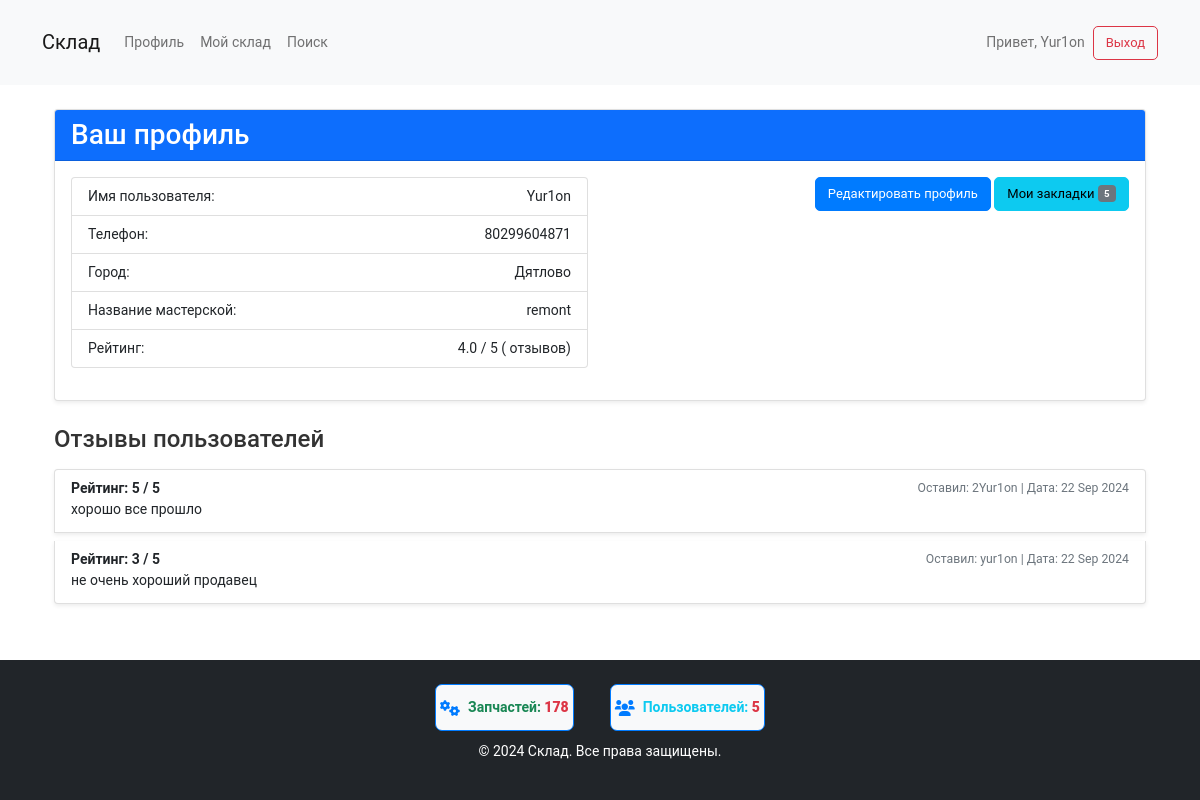
/profile/ (signed in), run on the app's committed database.
### user_profile/models.py (models this page shows, shortened)
class Profile(models.Model):
    user = models.OneToOneField(User, on_delete=models.CASCADE)
    phone = models.CharField(max_length=15)
    region = models.CharField(max_length=100, choices=BELARUS_REGIONS, blank=True, null=True)  # Область
    city = models.CharField(max_length=100, blank=True, null=True)
    workshop_name = models.CharField(max_length=100, blank=True, null=True)  # Добавляем поле мастерской
    @property
    def average_rating(self):
        reviews = self.user.received_reviews.all()
        if reviews.exists():
            return sum(review.rating for review in reviews) / reviews.count()
        return 5  # Возвращаем 5, если нет отзывов

class Review(models.Model):
    user = models.ForeignKey(User, on_delete=models.CASCADE, related_name='received_reviews')
    reviewer = models.ForeignKey(User, on_delete=models.CASCADE, related_name='given_reviews')
    rating = models.PositiveSmallIntegerField()  # Рейтинг от 1 до 5
    comment = models.TextField(null=True, blank=True)
    created_at = models.DateTimeField(auto_now_add=True)

### user_profile/views.py (the view)
# urls.py: path('profile/', views.profile, name='profile'),
@login_required
def profile(request):
    edit_mode = request.GET.get('edit') == 'true'
    reviews = Review.objects.filter(user=request.user).order_by('-created_at')
    bookmarks = request.user.bookmarks.all()
    bookmarks_count = bookmarks.count()  # Подсчитываем количество закладок
    if request.method == 'POST':
        form = ProfileForm(request.POST, instance=request.user.profile)
        if form.is_valid():
            form.save()
            return redirect('profile')
    else:
        form = ProfileForm(instance=request.user.profile)
    return render(request, 'user_profile/profile.html', {
        'form': form,
        'edit_mode': edit_mode,
        'reviews': reviews,  # Передаем отзывы в шаблон
        'bookmarks': bookmarks,  # Передаем закладки в шаблон
        'bookmarks_count': bookmarks_count  # Передаем количество закладок в шаблон
    })

### warehouse/context_processors.py (called while the page is built)
def counts(request):
    return {
        'part_count': Part.objects.count(),
        'user_count': User.objects.count(),
    }

### user_profile/templates/user_profile/profile.html (shortened to what this page needs)
{% extends 'warehouse/base.html' %}
{% block content %}
{% load static %}
{% load widget_tweaks %}
<div class="container profile-page my-4">
    <div class="card mb-4 shadow-sm">
        <div class="card-header bg-primary text-white">
            <h3 class="mb-0">Ваш профиль</h3>
        </div>
        <div class="card-body">
            {% if edit_mode %}
                <form method="post" class="form">
                    {% csrf_token %}
                    <div class="form-group mb-3">
                        <label for="phone" class="form-label">Телефон:</label>
                        {{ form.phone|add_class:"form-control" }}
                    </div>
                    <div class="form-group mb-3">
                        <label for="region" class="form-label">Область:</label>
                        <select id="id_region" name="region" class="form-control">
                            <option value="">Выберите область</option>
                            {% for region in form.region.field.choices %}
                                <option value="{{ region.0 }}" {% if region.0 == form.region.value %}selected{% endif %}>
                                    {{ region.1 }}
                                </option>
                            {% endfor %}
                        </select>
                    </div>
                    <div class="form-group mb-3">
                        <label for="city" class="form-label">Город:</label>
                        <select id="id_city" name="city" class="form-control">
                            <option value="">Выберите город</option>
                        </select>
                    </div>
                    <div class="form-group mb-3">
                        <label for="workshop_name" class="form-label">Название мастерской:</label>
                        {{ form.workshop_name|add_class:"form-control" }}
                    </div>
                    <div class="d-flex justify-content-between">
                        <button type="submit" class="btn btn-success">Сохранить изменения</button>
                        <a href="{% url 'profile' %}" class="btn btn-secondary">Отменить</a>
                    </div>
                </form>
            {% else %}
                <div class="row">
                    <div class="col-md-6">
                        <ul class="list-group mb-3">
                            <li class="list-group-item d-flex justify-content-between">
                                <span>Имя пользователя:</span> <span>{{ user.username }}</span>
                            </li>
                            <li class="list-group-item d-flex justify-content-between">
                                <span>Телефон:</span> <span>{{ user.profile.phone }}</span>
                            </li>
                            <li class="list-group-item d-flex justify-content-between">
                                <span>Город:</span> <span>{{ user.profile.city }}</span>
                            </li>
                            <li class="list-group-item d-flex justify-content-between">
                                <span>Название мастерской:</span> <span>{{ user.profile.workshop_name|default:"Не указано" }}</span>
                            </li>
                            <li class="list-group-item d-flex justify-content-between">
                                <span>Рейтинг:</span>
                                <span>
                                    {% if user.profile.average_rating %}
                                        {{ user.profile.average_rating|floatformat:1 }} / 5 ({{ user.profile.received_reviews.count }} отзывов)
                                    {% else %}
                                        0 / 5 (0 отзывов)
                                    {% endif %}
                                </span>
                            </li>
                        </ul>
                    </div>
                    <div class="col-md-6 text-end">
                        <a href="?edit=true" class="btn btn-primary">Редактировать профиль</a>
                                <a href="{% url 'bookmarks' %}" class="btn btn-info">
            Мои закладки
            <span class="badge bg-secondary">{{ bookmarks_count }}</span>
        </a>
                    </div>
                </div>
            {% endif %}
        </div>
    </div>
    {% if not edit_mode %}
        <div class="reviews-section mb-4">
            <h4 class="mb-3">Отзывы пользователей</h4>
            <div class="list-group">
                {% for review in reviews %}
                    <div class="list-group-item list-group-item-action mb-2 shadow-sm">
                        <div class="d-flex justify-content-between">
                            <strong>Рейтинг: {{ review.rating }} / 5</strong>
                            <small class="text-muted">Оставил: {{ review.reviewer.username }} | Дата: {{ review.created_at|date:"d M Y" }}</small>
                        </div>
                        <p class="mb-1 text-truncate" title="{{ review.comment }}">{{ review.comment }}</p>
                    </div>
                {% empty %}
                    <p class="text-muted">Нет отзывов</p>
                {% endfor %}
            </div>
        </div>
    {% endif %}
</div>
{% endblock %}

### warehouse/templates/warehouse/base.html (shortened to what this page needs)
<!DOCTYPE html>
<html lang="ru">
<head>
    {% load static %}
    <link href="https://cdn.jsdelivr.net/npm/bootstrap@5.1.3/dist/css/bootstrap.min.css" rel="stylesheet">
    <link rel="stylesheet" href="https://cdnjs.cloudflare.com/ajax/libs/font-awesome/6.0.0-beta3/css/all.min.css">
    <link rel="stylesheet" href="{% static 'css/styles.css' %}">
</head>
<body>
    <header class="header bg-light py-3 mb-4">
        <div class="container">
            <nav class="navbar navbar-expand-lg navbar-light">
                <a class="navbar-brand" href="{% url 'home' %}">Склад</a>
                <div class="collapse navbar-collapse" id="navbarNav">
                    <ul class="navbar-nav me-auto">
                        {% if user.is_authenticated %}
                            <li class="nav-item"><a class="nav-link" href="{% url 'profile' %}">Профиль</a></li>
                            <li class="nav-item"><a class="nav-link" href="{% url 'warehouse' %}">Мой склад</a></li>
                        {% endif %}
                        <li class="nav-item"><a class="nav-link" href="{% url 'search' %}">Поиск</a></li>
                    </ul>
                    {% if user.is_authenticated %}
                        <span class="navbar-text ms-3">Привет, {{ user.username }}</span>
                        <a class="btn btn-outline-danger ms-2" href="{% url 'logout' %}">Выход</a>
                    {% else %}
                        <a class="btn btn-outline-primary ms-2" href="{% url 'login' %}">Вход</a>
                        <a class="btn btn-outline-secondary ms-2" href="{% url 'register' %}">Регистрация</a>
                    {% endif %}
                </div>
            </nav>
        </div>
    </header>
    <div class="container mt-4">
        {% block content %}{% endblock %}
    </div>
    <footer class="footer bg-dark text-white py-4 mt-5">
        <div class="container">
            <div class="counter-group">
                <div class="counter">
                    <i class="fas fa-cogs"></i>
                    <span class="navbar-text text-success fw-bold">Запчастей: <strong class="text-danger">{{ part_count }}</strong></span>
                </div>
                <div class="counter">
                    <i class="fas fa-users"></i>
                    <span class="navbar-text text-info fw-bold">Пользователей: <strong class="text-danger">{{ user_count }}</strong></span>
                </div>
            </div>
            <p class="text-center">&copy; 2024 Склад. Все права защищены.</p>
        </div>
    </footer>
</body>
</html>

### static/css/styles.css (style rules this page uses)
body { margin: 0; padding: 0; color: #333; font-family: 'Roboto', sans-serif; font-size: 14px; line-height: 21px; position: relative; }
.btn { padding: 6px 12px; font-size: 13px; line-height: 20px; border-radius: 5px; text-align: center; display: inline-block; cursor: pointer; }
.btn-primary { background-color: #007bff; border: 1px solid #007bff; color: white; }

### warehouse/templates/warehouse/base.html (style rules this page uses)
.counter { border: 1px solid #007bff; border-radius: 7px; padding: 4px; margin: 0 8px; display: flex; align-items: center; background-color: #f8f9fa; }
.counter i { font-size: 1rem; margin-right: 8px; color: #007bff; }
.footer .counter-group { display: flex; justify-content: center; gap: 20px; margin-bottom: 10px; }

### data on the page
Review: rating "5", reviewer.username "2Yur1on", created_at "22 Sep 2024", comment "хорошо все прошло"
Review: rating "3", reviewer.username "yur1on", created_at "22 Sep 2024", comment "не очень хороший продавец"

### other printed values
{{ user.username }} "Yur1on"
{{ user.profile.phone }} "80299604871"
{{ user.profile.city }} "Дятлово"
{{ user.profile.workshop_name|default:"Не указано" }} "remont"
{{ user.profile.average_rating|floatformat:1 }} "4.0"
{{ bookmarks_count }} "5"
{{ part_count }} "178"
{{ user_count }} "5"
